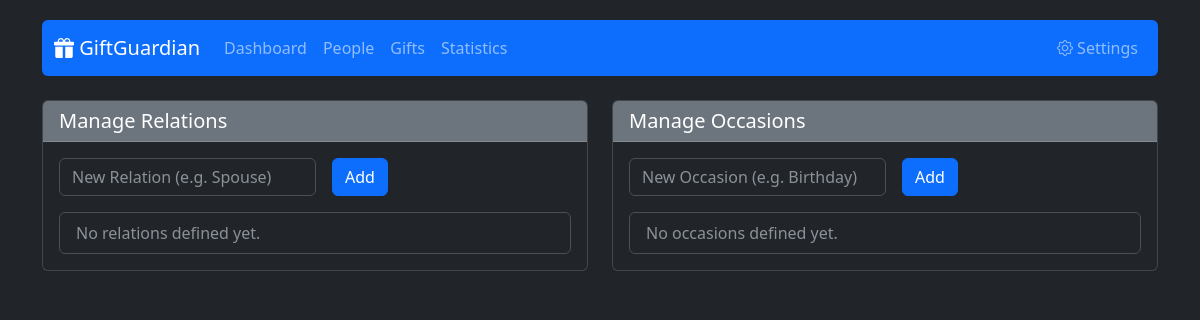
The app's page /settings, older data.
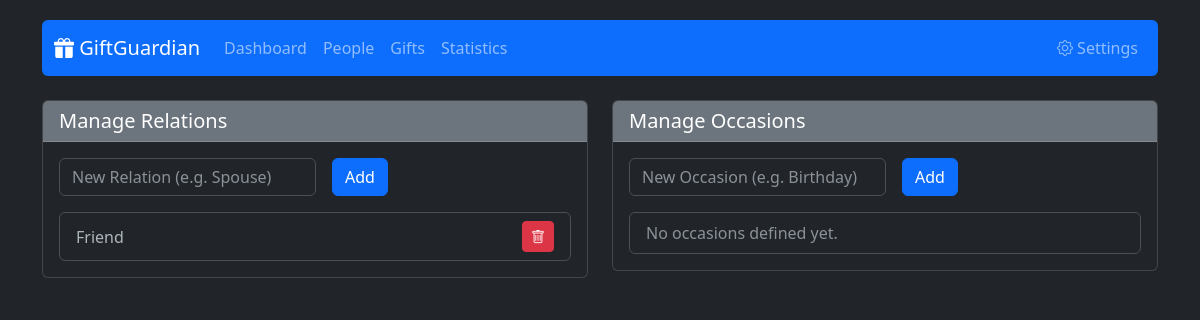
The same page, newer data.
### app/models.py (models this page shows)
class Relation(db.Model):
    id = db.Column(db.Integer, primary_key=True)
    name = db.Column(db.String(50), unique=True, nullable=False)
    people = db.relationship('Person', backref='relation', lazy=True)

### app/routes.py (the view)
@main.route('/settings')
def settings():
    relations = Relation.query.all()
    occasions = Occasion.query.all()
    return render_template('settings.html', relations=relations, occasions=occasions)

### app/templates/settings.html
{% extends 'base.html' %}
{% block content %}
<div class="row">
    <div class="col-md-6">
        <div class="card">
            <div class="card-header bg-secondary text-white">
                <h5 class="card-title mb-0">Manage Relations</h5>
            </div>
            <div class="card-body">
                <form action="{{ url_for('main.add_relation') }}" method="POST" class="row g-3 mb-3">
                    <div class="col-auto">
                        <input type="text" class="form-control" name="name" placeholder="New Relation (e.g. Spouse)" required>
                    </div>
                    <div class="col-auto">
                        <button type="submit" class="btn btn-primary">Add</button>
                    </div>
                </form>
                <ul class="list-group">
                    {% for relation in relations %}
                    <li class="list-group-item d-flex justify-content-between align-items-center">
                        {{ relation.name }}
                        <form action="{{ url_for('main.delete_relation', id=relation.id) }}" method="POST" style="display:inline;">
                             <button type="submit" class="btn btn-sm btn-danger" onclick="return confirm('Are you sure?')"><i class="bi bi-trash"></i></button>
                        </form>
                    </li>
                    {% else %}
                    <li class="list-group-item text-muted">No relations defined yet.</li>
                    {% endfor %}
                </ul>
            </div>
        </div>
    </div>
    <div class="col-md-6">
        <div class="card">
            <div class="card-header bg-secondary text-white">
                <h5 class="card-title mb-0">Manage Occasions</h5>
            </div>
            <div class="card-body">
                <form action="{{ url_for('main.add_occasion') }}" method="POST" class="row g-3 mb-3">
                    <div class="col-auto">
                        <input type="text" class="form-control" name="name" placeholder="New Occasion (e.g. Birthday)" required>
                    </div>
                    <div class="col-auto">
                        <button type="submit" class="btn btn-primary">Add</button>
                    </div>
                </form>
                <ul class="list-group">
                    {% for occasion in occasions %}
                    <li class="list-group-item d-flex justify-content-between align-items-center">
                        {{ occasion.name }}
                        <form action="{{ url_for('main.delete_occasion', id=occasion.id) }}" method="POST" style="display:inline;">
                            <button type="submit" class="btn btn-sm btn-danger" onclick="return confirm('Are you sure?')"><i class="bi bi-trash"></i></button>
                        </form>
                    </li>
                    {% else %}
                    <li class="list-group-item text-muted">No occasions defined yet.</li>
                    {% endfor %}
                </ul>
            </div>
        </div>
    </div>
</div>
{% endblock %}

Row changes from the older to the newer data that the page shows:
added Relation: name "Friend"
Text that changed along with them:
text no longer shown: "No relations defined yet."
